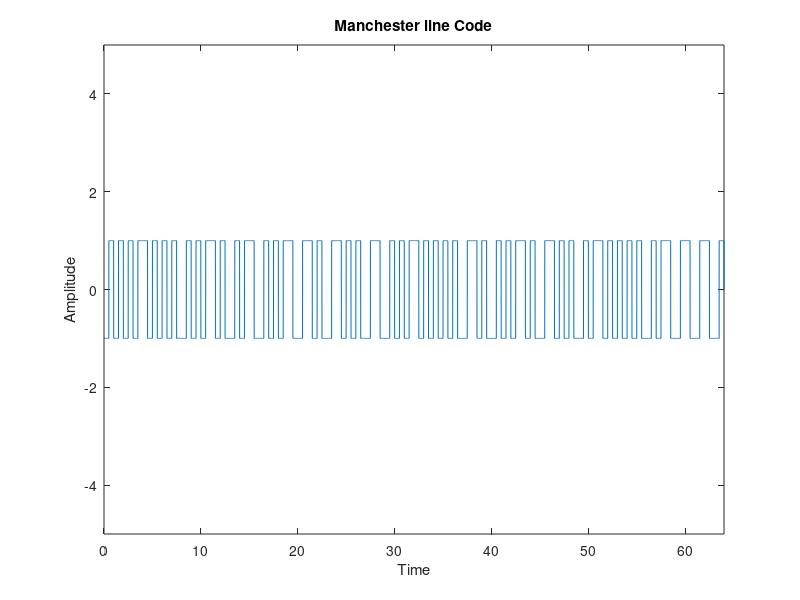
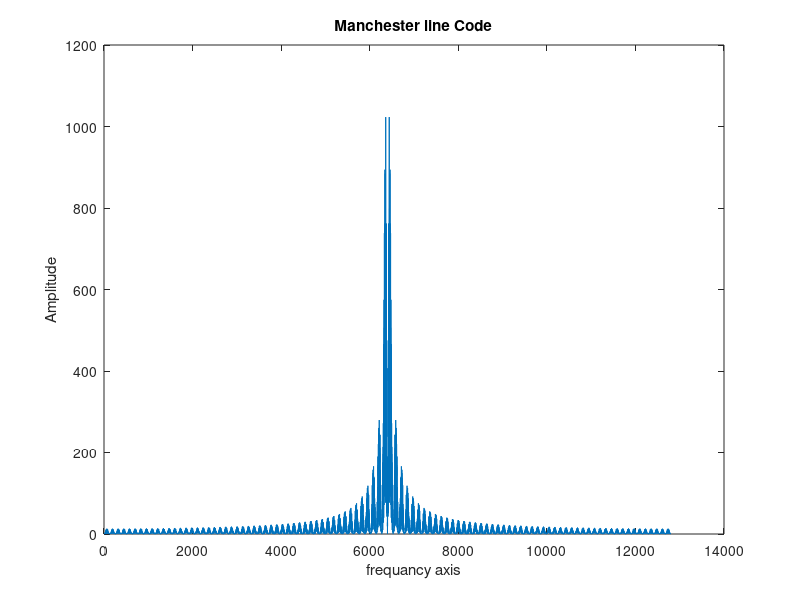

Write the MATLAB code that produced these figures, in order.
ft=zeros(1,12801);
for k=1:10000
    bitrate=1;
    bits= randi([0 1],1,64);
    T = length(bits)/bitrate; % full time of bit sequence
    n = 200;
    N = n*length(bits);
    dt = T/N;
    t = 0:dt:T;
    x = zeros(1,length(t)); % output signal
    fs=1/dt;
    df=1/(12801*dt);
    f=- (0.5*fs-0.5*df) : df : (0.5*fs -0.5*df) ;
    for i = 0:length(bits)-1
      if bits(i+1) == 1
        x(i*n+1:(i+0.5)*n) = 1;
        x((i+0.5)*n+1:(i+1)*n) = -1;
      else
        x(i*n+1:(i+0.5)*n) = -1;
        x((i+0.5)*n+1:(i+1)*n) = 1;
      end
    end
    M = fftshift (fft (x))*dt ;
    ft=ft+M;
end
figure(1)
plot(t,x);
axis([0 length(bits) -5 5]);xlabel('Time');
ylabel('Amplitude');
title('Manchester line Code')
figure(2)
plot(abs(ft));
xlabel('frequancy axis');
ylabel('Amplitude');
title('Manchester line Code')